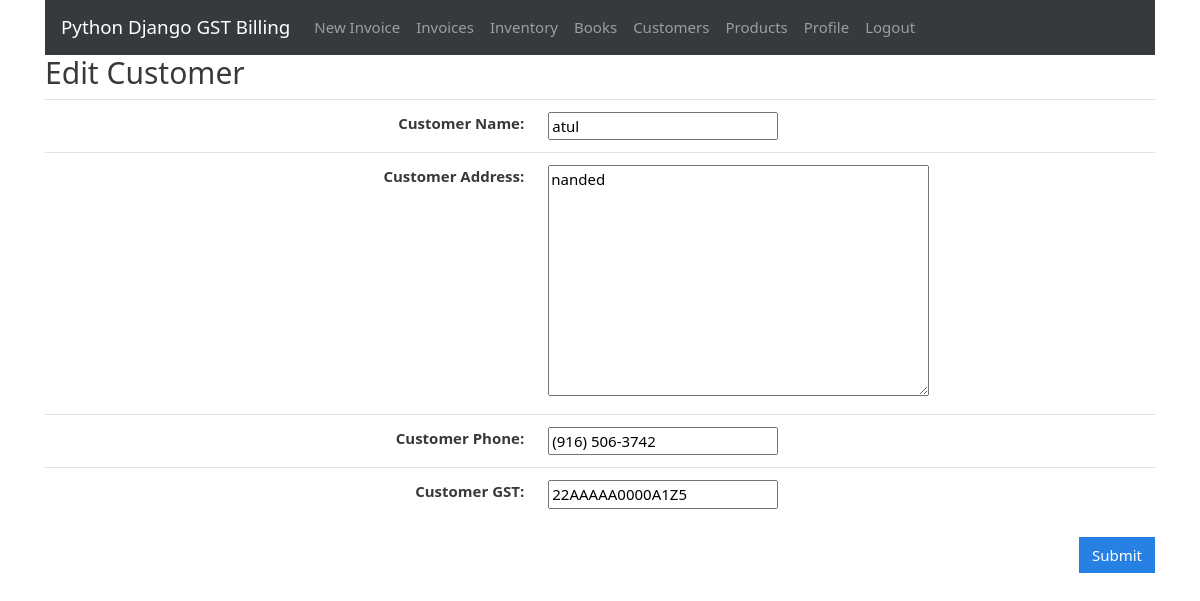
The app's page /customers/edit/1 (signed in) with its own data.
### gstbillingapp/models.py (models this page shows, shortened)
class Customer(models.Model):
    user = models.ForeignKey(User, null=True, blank=True, on_delete=models.SET_NULL)
    customer_name = models.CharField(max_length=200)
    customer_address = models.TextField(max_length=600, blank=True, null=True)
    customer_phone = models.CharField(max_length=14, blank=True, null=True)
    customer_gst = models.CharField(max_length=15, blank=True, null=True)

### gstbillingapp/views.py (the view)
# urls.py: path('customers/edit/<int:customer_id>', views.customer_edit, name='customer_edit'),
@login_required
def customer_edit(request, customer_id):
    customer_obj = get_object_or_404(Customer, user=request.user, id=customer_id)
    if request.method == "POST":
        customer_form = CustomerForm(request.POST, instance=customer_obj)
        if customer_form.is_valid():
            new_customer = customer_form.save()
            return redirect('customers')
    context = {}
    context['customer_form'] = CustomerForm(instance=customer_obj)
    return render(request, 'gstbillingapp/customer_edit.html', context)

### gstbillingapp/forms.py
class CustomerForm(ModelForm):
     class Meta:
         model = Customer
         fields = ['customer_name', 'customer_address', 'customer_phone', 'customer_gst']

### gstbillingapp/templates/gstbillingapp/customer_edit.html (shortened to what this page needs)
{% extends "gstbillingapp/base.html" %}
{% load static %}
{% block content %}
<h2>Edit Customer</h2>
<form method="POST">
	<table class="table">
		<tbody class="two-col-form">
			<tr>
				<th scope="row" class="text-right">Customer Name:</th>
				<td class="form-input-td">{{customer_form.customer_name}}</td>
			</tr>
			<tr>
				<th scope="row" class="text-right">Customer Address:</th>
				<td class="form-input-td">{{customer_form.customer_address}}</td>
			</tr>
			<tr>
				<th scope="row" class="text-right">Customer Phone:</th>
				<td class="form-input-td">{{customer_form.customer_phone}}</td>
			</tr>
			<tr>
				<th scope="row" class="text-right">Customer GST:</th>
				<td class="form-input-td" pattern="([A-Za-z0-9]{15})|(^$)">{{customer_form.customer_gst}}</td>
			</tr>
		</tbody>
	</table>
	<input type="submit" class="btn btn-primary float-right" value="Submit">
</form>
{% endblock %}

### gstbillingapp/static/gstbillingapp/main.css (style rules this page uses)
.two-col-form td, .two-col-form th { width: 25%; }

### records on screen
Customer: customer_name "atul", customer_address "nanded", customer_phone "(916) 506-3742", customer_gst "22AAAAA0000A1Z5"
